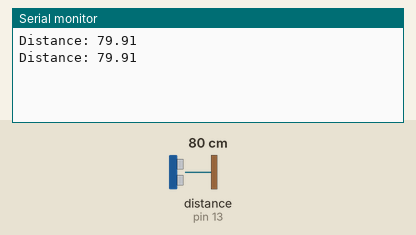
This sketch was run on a simulated Arduino Uno, built with avr-gcc and run on an emulated ATmega328P. Parts: the last lines printed to the serial monitor. Wiring (inferred from the names in the program): ultrasonic range finder: trigger pin 11; echo pin 13. The inputs (shaded band) are chosen by the test bench; at power-on: distance to the obstacle (sensor on pin 13) 80 cm. The echo pulse lasts 58.3 µs per cm.

Above: at 2.8 s.
2.9 s: distance to the obstacle (sensor on pin 13) set to 299 cm
At 3.4 s:
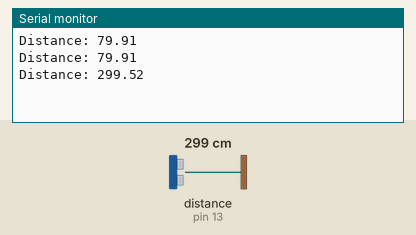
7.1 s: distance to the obstacle (sensor on pin 13) set to 2 cm
At 7.9 s:
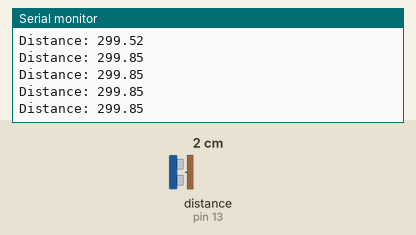
Timing chart, 0 to 10.1 s (numbered marks = the images above; inputs shaded):
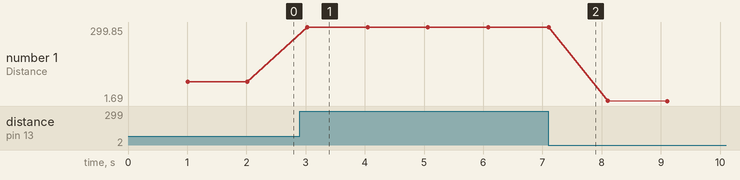

The sketch:

arduino_ultrasonic_test.ino
```cpp
// Ultrasonic Sensor
//https://www.the-diy-life.com/connecting-an-ultrasonic-sensor-to-an-arduino/
// versio 0.0.0

int triggerPin = 11;      //Define IO pins
int echoPin = 13;

long duration;
double distance;

void setup()
{
  pinMode(triggerPin, OUTPUT);   //Define pin
  pinMode(echoPin, INPUT);
  Serial.begin(9600);           //Starts the serial communication
}

void loop()
{
  digitalWrite(triggerPin, LOW);   //Reset the trigger pin
  delay(1000);
  digitalWrite(triggerPin, HIGH);     //Create a 10 micro second pulse
  delayMicroseconds(10);
  digitalWrite(triggerPin, LOW);
  duration = pulseIn(echoPin, HIGH); //Read the pulse travel time in microseconds.
  distance= duration*0.0344/2;        //Calculate the distance - speed of sound is 0.034 cm per microsecond
  Serial.print("Distance: ");        //Display the distance on the serial monitor
  Serial.println(distance);
}
```

Measured:
- after the input at 2.9 s, the serial monitor: prints a new line after 0.13 s (image 1)
- plotted number 1: 79.91 → 299.85 after the input at 2.9 s, 299.85 → 1.69 after the input at 7.1 s
